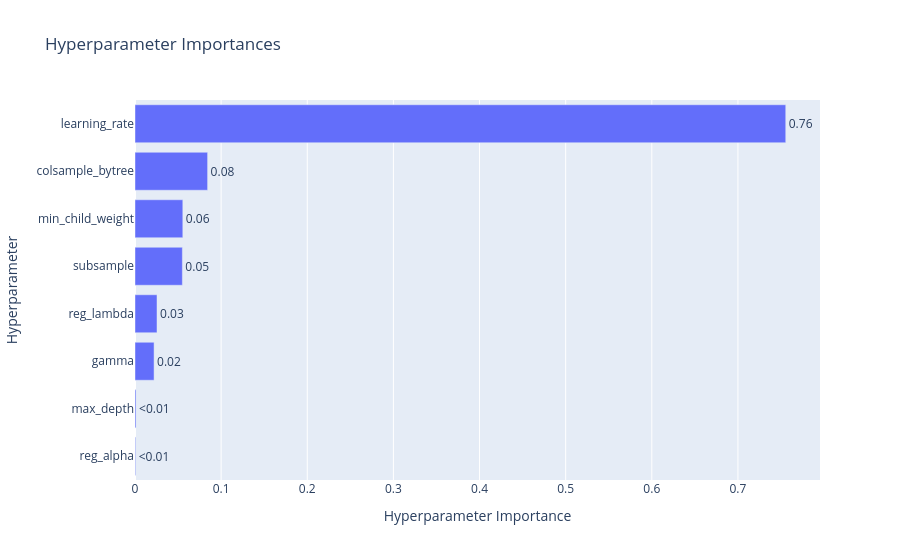

Notebook source saved alongside this figure:
### Markdown cell above
### Parameter Importances

### Code cell
from optuna.visualization import plot_param_importances

if n_completed >= 2:
    fig = plot_param_importances(study)
    fig.show()
else:
    print("Need at least 2 completed trials for parameter importance analysis")

### Figure 1 — Plotly figure (JSON) as saved in the notebook; plotly's stock layout.template omitted (floating-point values rounded to 4 significant figures)
{"data": [{"cliponaxis": false, "hovertemplate": ["reg_alpha (FloatDistribution): 0.0007595712380183658<extra></extra>", "max_depth (IntDistribution): 0.0011974068858822786<extra></extra>", "gamma (FloatDistribution): 0.022139413067204322<extra></extra>", "reg_lambda (FloatDistribution): 0.025566286549144914<extra></extra>", "subsample (FloatDistribution): 0.054991116684349806<extra></extra>", "min_child_weight (IntDistribution): 0.05551715600991711<extra></extra>", "colsample_bytree (FloatDistribution): 0.08431056079544096<extra></extra>", "learning_rate (FloatDistribution): 0.7555184887700424<extra></extra>"], "name": "Objective Value", "orientation": "h", "text": ["<0.01", "<0.01", "0.02", "0.03", "0.05", "0.06", "0.08", "0.76"], "textposition": "outside", "type": "bar", "x": [0.0007596, 0.001197, 0.02214, 0.02557, 0.05499, 0.05552, 0.08431, 0.7555], "y": ["reg_alpha", "max_depth", "gamma", "reg_lambda", "subsample", "min_child_weight", "colsample_bytree", "learning_rate"]}], "layout": {"title": {"text": "Hyperparameter Importances"}, "xaxis": {"title": {"text": "Hyperparameter Importance"}}, "yaxis": {"title": {"text": "Hyperparameter"}}}}
